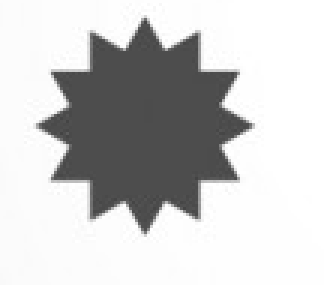
#> input picture image_processing/20200110/data/shape5.PNG, 108 x 95 px, found by its file name (shown 3 times larger)
$ jupyter execute --allow-errors 1.2_binary_2.ipynb   (shell and % lines are left out)
#> lines starting #> are read from the running program, lines starting #| are printed output that depends on the picture; after the words box and inside, x2 and y2 are one past the last pixel; in counts of white or black regions, pixels touching at a corner belong together
[cell 1]
import scipy.stats as sp
import numpy as np
import matplotlib.pyplot as plt
from PIL import ImageFont, ImageDraw, Image
import cv2


#이미지 호출에 따른 흑백 또는 컬러로 출력
def imshow(tit,image):
    plt.title(tit)
    if len(image.shape) == 3: #행렬의 크기가 나옴, 컬러영상일경우 3이 나옴
        plt.imshow(cv2.cvtColor(image, cv2.COLOR_BGR2RGB))
    else: # 흑백영상일 경우 2가 나옴
        plt.imshow(image, cmap='gray')
    plt.show()

[cell 2]
#그림에 꼭지점 그리기

#바이너리화
img = cv2.imread('./data/shape5.png',0) #노이즈로 인해 엣지가 너무 많음
#> img is the input picture: shape (95, 108); min 67, max 255, mean 202.5
_,binary = cv2.threshold(img, 0, 255 , cv2.THRESH_BINARY + cv2.THRESH_OTSU) # 역치값이 작다는 것은, 구분이 잘 된다는 뜻이다., 색의 전경과 배경의 명암대비에 따라 달라짐
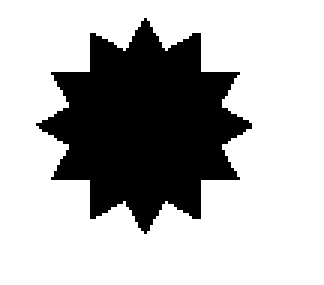
#> binary: shape (95, 108) (shown 3 times larger); 71.3% white; 1 black region, box (x1, y1, x2, y2) and area: (12, 6, 84, 78) 2949
imshow('', img)

#이미지 반전
binary = 255 -binary
#> binary: shape (95, 108); 28.7% white; 1 white region

imshow('',binary)

#바운더리(꼭지점?) 찾기
countours, _ = cv2.findContours(binary,cv2.RETR_EXTERNAL, cv2.CHAIN_APPROX_SIMPLE)
#> countours = 1 contour; box (x1, y1, x2, y2) and area: (12, 6, 84, 78) 2810
#print(countours)

#꼭지점 그림에 표시해주기
img = cv2.imread('./data/shape5.png')
cv2.drawContours(img, countours, -1, (0, 255, 255), 1) # -1은 찾아진 꼭지점 전부 색칠,  맨뒤 값은 꼭지점굵기
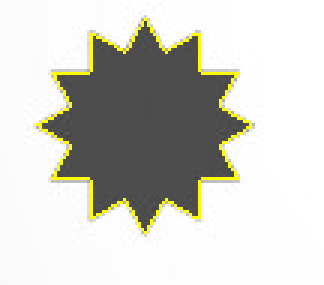
#> img: shape (95, 108, 3) (shown 3 times larger); 2.68% of pixels changed, all inside (x1, y1, x2, y2) = (12, 6, 84, 78)
imshow('',img)
